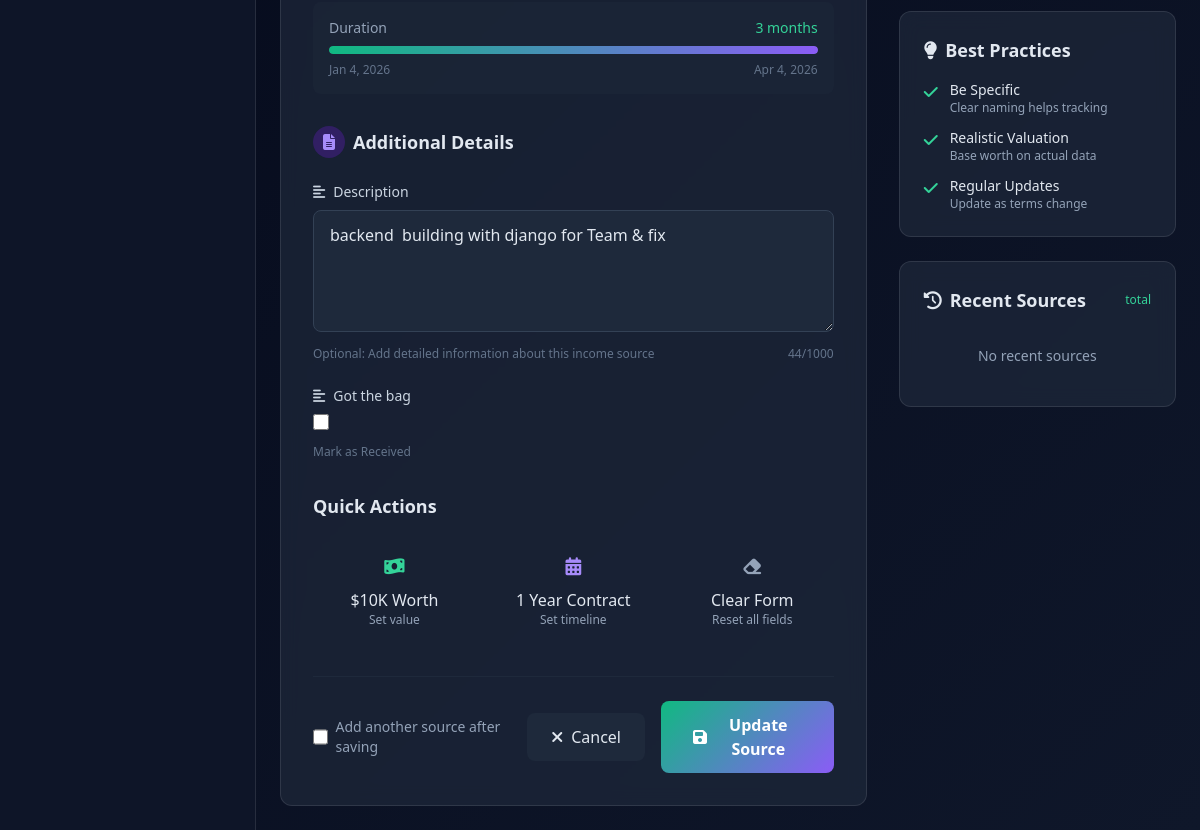
Before: /incomesource/3/edit/ (signed in, lower part) with the older database file.
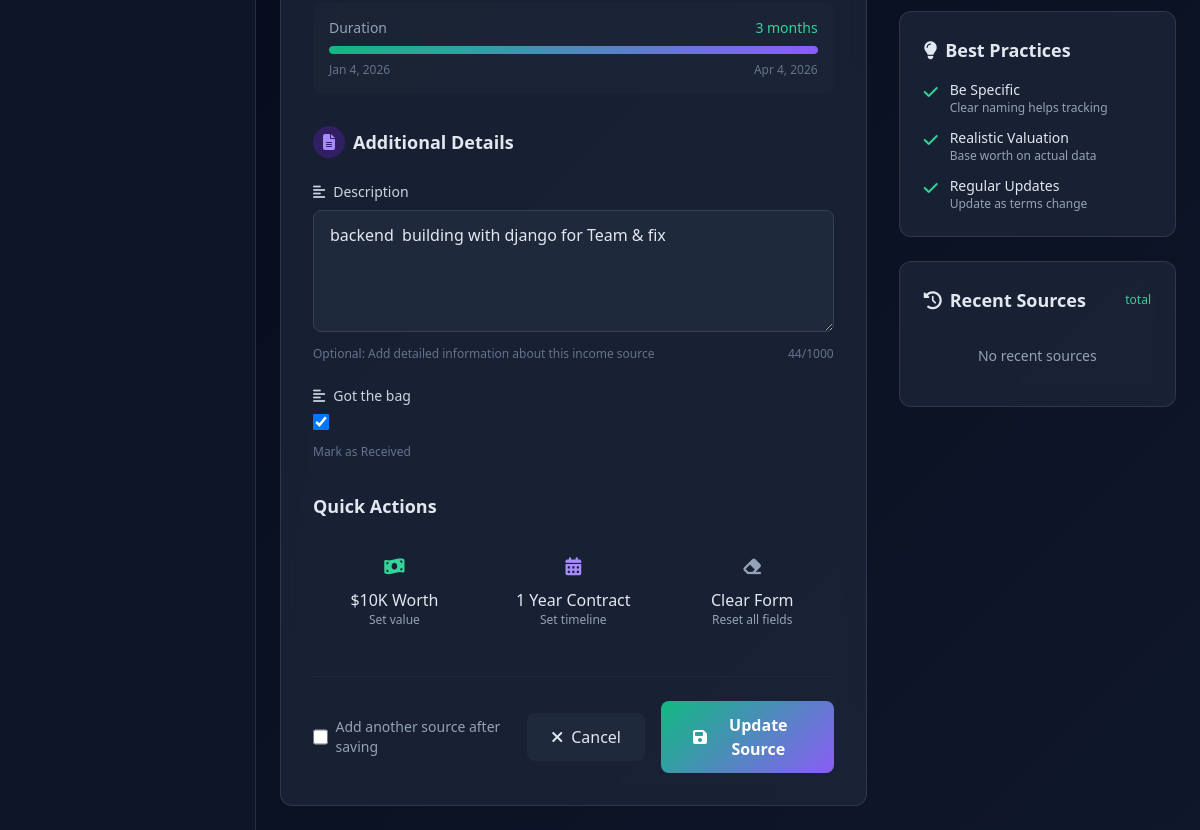
After: the same page with the newer database file.
### Tracker/models.py (models this page shows, shortened)
class IncomeSource(models.Model):
    user = models.ForeignKey(User, on_delete=models.CASCADE, null=True, blank=True)
    name = models.CharField(max_length=100, default="")
    client = models.CharField(max_length=100, default="")
    start_date = models.DateTimeField(default=timezone.now)
    end_date = models.DateTimeField(default=timezone.now)
    worth = models.FloatField(default=0)
    got = models.BooleanField(default=False)
    description = models.TextField(default="")

### Tracker/views.py (the view)
# urls.py: path('incomesource/<int:pk>/edit/', views.IncomeSourceUpdateView.as_view(), name='incomesource-update'),
class IncomeSourceUpdateView(LoginRequiredMixin, UpdateView):
    model = IncomeSource
    form_class = IncomeSourceForm
    template_name = 'tracker/incomesource_form.html'
    success_url = reverse_lazy('incomesource-list')
    def get_queryset(self):
        return IncomeSource.objects.filter(user=self.request.user)

### Tracker/forms.py
class IncomeSourceForm(forms.ModelForm):
    class Meta:
        model = IncomeSource
        fields = ['name', 'client', 'start_date', 'end_date', 'worth', 'got', 'description']
        widgets = {
            'start_date': forms.DateTimeInput(attrs={'type': 'datetime-local', 'class': 'form-control'}),
            'end_date': forms.DateTimeInput(attrs={'type': 'datetime-local', 'class': 'form-control'}),
            'description': forms.Textarea(attrs={'rows': 3, 'class': 'form-control'}),
        }

### Tracker/templates/tracker/incomesource_form.html (shortened to what the changed rows need)
{% extends 'tracker/base.html' %}
{% load widget_tweaks %}
{% block content %}
<div class="max-w-7xl mx-auto">
    <div class="grid grid-cols-1 lg:grid-cols-3 gap-8">
        <div class="lg:col-span-2">
            <div class="card rounded-xl p-8">
                <form method="post" class="space-y-8" id="incomeSourceForm">
                    <div class="space-y-6">
                        <div class="space-y-2">
                            <label class="block text-sm font-medium text-slate-300">
                                <i class="fas fa-align-left mr-2"></i>Description
                            </label>
                            {% render_field form.description class="w-full bg-slate-800 border border-slate-700 rounded-lg px-4 py-3 focus:outline-none focus:ring-2 focus:ring-emerald-500 focus:border-transparent" rows="4" placeholder="Describe this income source, terms, conditions, or any important details..." %}
                            <div class="flex justify-between items-center">
                                <p class="text-xs text-slate-500">Optional: Add detailed information about this income source</p>
                                <span id="descCharCount" class="text-xs text-slate-500">0/1000</span>
                            </div>
                        </div>
                        <div class="space-y-2">
                            <label class="block text-sm font-medium text-slate-300">
                                <i class="fas fa-align-left mr-2"></i>Got the bag
                            </label>
                            {% render_field form.got class="w-4 h-4 bg-slate-800 border-slate-700 rounded focus:ring-emerald-500" %}
                            <div class="flex justify-between items-center">
                                <p class="text-xs text-slate-500">Mark as Received</p>
                            </div>
                        </div>
                    </div>
                </form>
            </div>
        </div>
    </div>
</div>
{% endblock %}

Changed rows visible on the page:
changed IncomeSource "backend building with django for Team & fix": got "☐" → "☑"
